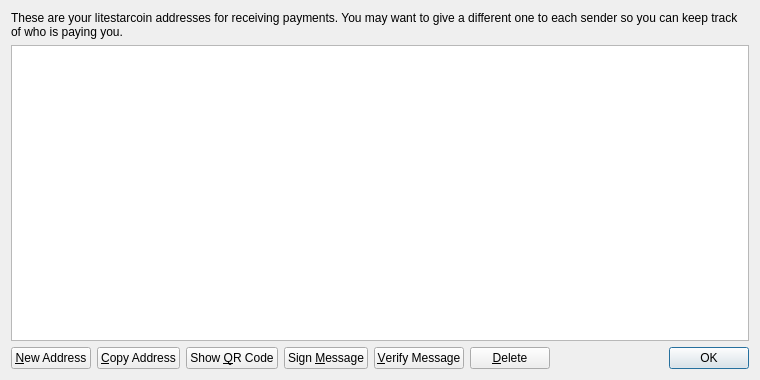
<?xml version="1.0" encoding="UTF-8"?>
<ui version="4.0">
 <class>AddressBookPage</class>
 <widget class="QWidget" name="AddressBookPage">
  <property name="geometry">
   <rect>
    <x>0</x>
    <y>0</y>
    <width>760</width>
    <height>380</height>
   </rect>
  </property>
  <property name="windowTitle">
   <string>Address Book</string>
  </property>
  <layout class="QVBoxLayout" name="verticalLayout">
   <item>
    <widget class="QLabel" name="labelExplanation">
     <property name="text">
      <string>These are your litestarcoin addresses for receiving payments. You may want to give a different one to each sender so you can keep track of who is paying you.</string>
     </property>
     <property name="textFormat">
      <enum>Qt::PlainText</enum>
     </property>
     <property name="wordWrap">
      <bool>true</bool>
     </property>
    </widget>
   </item>
   <item>
    <widget class="QTableView" name="tableView">
     <property name="contextMenuPolicy">
      <enum>Qt::CustomContextMenu</enum>
     </property>
     <property name="toolTip">
      <string>Double-click to edit address or label</string>
     </property>
     <property name="tabKeyNavigation">
      <bool>false</bool>
     </property>
     <property name="alternatingRowColors">
      <bool>true</bool>
     </property>
     <property name="selectionMode">
      <enum>QAbstractItemView::SingleSelection</enum>
     </property>
     <property name="selectionBehavior">
      <enum>QAbstractItemView::SelectRows</enum>
     </property>
     <property name="sortingEnabled">
      <bool>true</bool>
     </property>
     <attribute name="verticalHeaderVisible">
      <bool>false</bool>
     </attribute>
    </widget>
   </item>
   <item>
    <layout class="QHBoxLayout" name="horizontalLayout">
     <item>
      <widget class="QPushButton" name="newAddressButton">
       <property name="toolTip">
        <string>Create a new address</string>
       </property>
       <property name="text">
        <string>&amp;New Address</string>
       </property>
       <property name="icon">
        <iconset resource="../bitcoin.qrc">
         <normaloff>:/icons/add</normaloff>:/icons/add</iconset>
       </property>
      </widget>
     </item>
     <item>
      <widget class="QPushButton" name="copyToClipboard">
       <property name="toolTip">
        <string>Copy the currently selected address to the system clipboard</string>
       </property>
       <property name="text">
        <string>&amp;Copy Address</string>
       </property>
       <property name="icon">
        <iconset resource="../bitcoin.qrc">
         <normaloff>:/icons/editcopy</normaloff>:/icons/editcopy</iconset>
       </property>
      </widget>
     </item>
     <item>
      <widget class="QPushButton" name="showQRCode">
       <property name="text">
        <string>Show &amp;QR Code</string>
       </property>
       <property name="icon">
        <iconset resource="../bitcoin.qrc">
         <normaloff>:/icons/qrcode</normaloff>:/icons/qrcode</iconset>
       </property>
      </widget>
     </item>
     <item>
      <widget class="QPushButton" name="signMessage">
       <property name="toolTip">
        <string>Sign a message to prove you own a litestarcoin address</string>
       </property>
       <property name="text">
        <string>Sign &amp;Message</string>
       </property>
       <property name="icon">
        <iconset resource="../bitcoin.qrc">
         <normaloff>:/icons/edit</normaloff>:/icons/edit</iconset>
       </property>
      </widget>
     </item>
     <item>
      <widget class="QPushButton" name="verifyMessage">
       <property name="toolTip">
        <string>Verify a message to ensure it was signed with a specified litestarcoin address</string>
       </property>
       <property name="text">
        <string>&amp;Verify Message</string>
       </property>
       <property name="icon">
        <iconset resource="../bitcoin.qrc">
         <normaloff>:/icons/transaction_0</normaloff>:/icons/transaction_0</iconset>
       </property>
      </widget>
     </item>
     <item>
      <widget class="QPushButton" name="deleteButton">
       <property name="toolTip">
        <string>Delete the currently selected address from the list</string>
       </property>
       <property name="text">
        <string>&amp;Delete</string>
       </property>
       <property name="icon">
        <iconset resource="../bitcoin.qrc">
         <normaloff>:/icons/remove</normaloff>:/icons/remove</iconset>
       </property>
      </widget>
     </item>
     <item>
      <spacer name="horizontalSpacer">
       <property name="orientation">
        <enum>Qt::Horizontal</enum>
       </property>
       <property name="sizeHint" stdset="0">
        <size>
         <width>40</width>
         <height>20</height>
        </size>
       </property>
      </spacer>
     </item>
     <item>
      <widget class="QDialogButtonBox" name="buttonBox">
       <property name="sizePolicy">
        <sizepolicy hsizetype="Maximum" vsizetype="Fixed">
         <horstretch>0</horstretch>
         <verstretch>0</verstretch>
        </sizepolicy>
       </property>
       <property name="standardButtons">
        <set>QDialogButtonBox::Ok</set>
       </property>
      </widget>
     </item>
    </layout>
   </item>
  </layout>
 </widget>
 <resources>
  <include location="../bitcoin.qrc"/>
 </resources>
 <connections/>
</ui>
